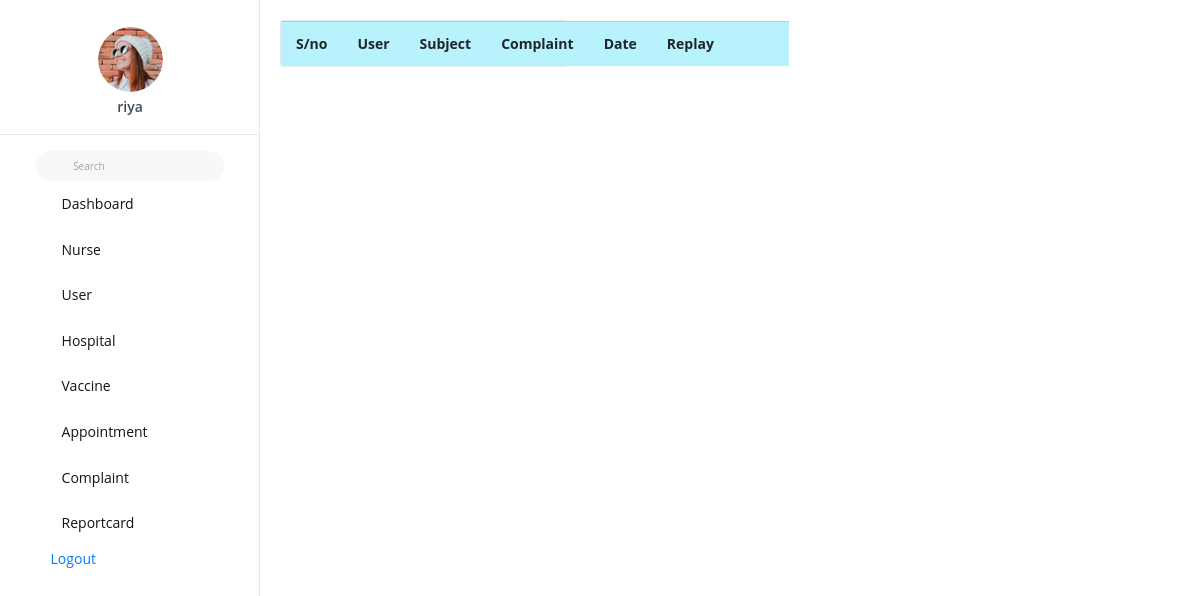
The app's page /complaint_view (signed in), older data.
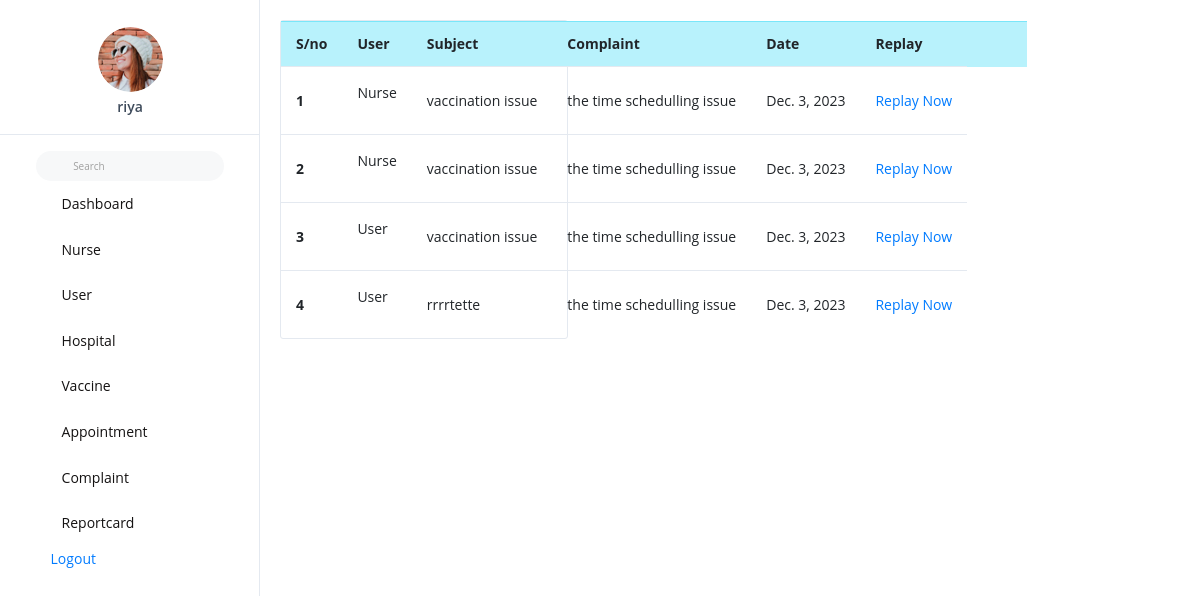
The same page, newer data.
### vacapp/models.py (models this page shows)
class Complaint(models.Model):
    user = models.ForeignKey(Vaccination, on_delete=models.DO_NOTHING)
    subject = models.CharField(max_length=250, blank=True, null=True)
    complaint = models.CharField(max_length=200, blank=True, null=True)
    date = models.DateField(max_length=200)
    replay = models.CharField(max_length=2000, blank=True, null=True)

### vacapp/admin_views.py (the view)
# urls.py: path('complaint_view', admin_views.complaint_view, name='complaint_view'),
@login_required(login_url='login_view')
def complaint_view(request):
    new = Complaint.objects.all()
    return render(request, 'admintemp/complaint_view.html', {"new": new})

### templates/admintemp/complaint_view.html
{% extends 'admintemp/base.html' %}
{% load crispy_forms_tags %}
{% block content %}
<div class="card" style="width: 18rem;">
 <table class="table">
  <tbody>
  <tr class="table-info">
      <th scope="col">S/no</th>
      <th scope="col">User</th>
      <th scope="col">Subject</th>
      <th scope="col">Complaint</th>
      <th scope="col">Date</th>
      <th scope="col">Replay</th>
      <th scope="col"></th>
      <th scope="col"></th>
    </tr>
  {% for i in new %}
  <tr>
      <th scope="row">{{forloop.counter}}</th>
      <td>
          {% if i.user.is_nurse == True %}
          <p>Nurse</p>
          {% elif i.user.is_user == True %}
          <p>User</p>
            {% endif %}
      </td>
      <td>{{i.subject}}</td>
      <td>{{i.complaint}}</td>
      <td>{{i.date}}</td>
      <td>
         {% if i.replay == None %}
    <a href="{% url 'complaint_replay' i.id %}">Replay Now</a>
{% else %}
    {{ i.replay }}
{% endif %}
      </td>
      </tr>
    {% endfor %}
</table>
</div>
{% endblock %}

Row changes from the older to the newer data that the page shows:
added Complaint: shows "Nurse", subject "vaccination issue", complaint "the time schedulling issue", date "Dec. 3, 2023", shows "Replay Now"
added Complaint: shows "Nurse", subject "vaccination issue", complaint "the time schedulling issue", date "Dec. 3, 2023", shows "Replay Now"
added Complaint: shows "User", subject "vaccination issue", complaint "the time schedulling issue", date "Dec. 3, 2023", shows "Replay Now"
added Complaint: shows "User", subject "rrrrtette", complaint "the time schedulling issue", date "Dec. 3, 2023", shows "Replay Now"
